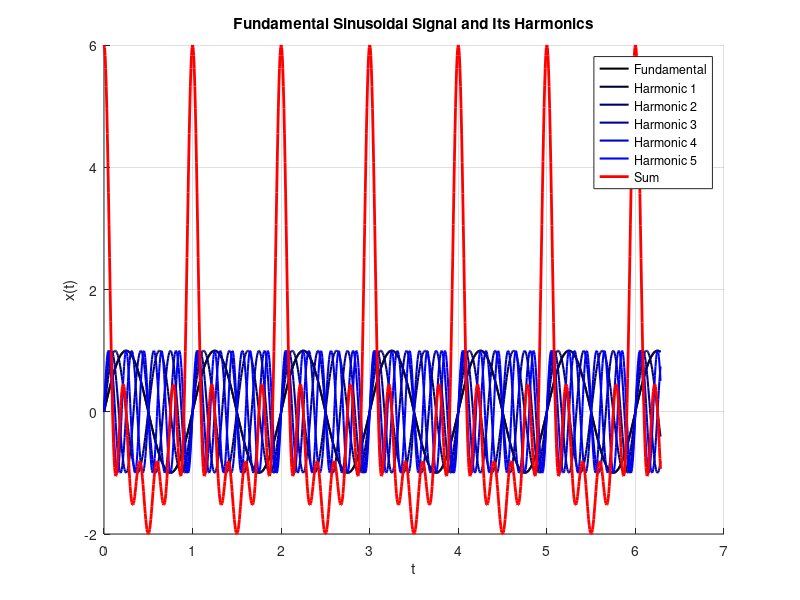

Recreate this plot in MATLAB.
% Parameters
omega_0 = 2*pi; % Fundamental angular frequency
N = 5; % Number of harmonics (up to 5th harmonic)
A = 1; % Amplitude of each harmonic
 
% Time vector
t = linspace(0, 2*pi, 1000); % Adjust time range as needed
 
% Synthesize fundamental sinusoidal signal
x_t = A * cos(omega_0 * t);
 
% Synthesize higher harmonics and add them
for n = 1:N
    x_t = x_t + A * cos(n * omega_0 * t);
end
 
% Plot individual harmonics and their sum
figure;
hold on;
plot(t, A * sin(omega_0 * t), 'k-', 'LineWidth', 1.5); % Fundamental sinusoid
for n = 1:N
    plot(t, A * sin(n * omega_0 * t), 'Color', [0 0 1] * (n/N), 'LineWidth', 1.5); % Higher harmonics
end
plot(t, x_t, 'r-', 'LineWidth', 2); % Sum of all signals
hold off;
 
% Add labels, title, legend, and grid
title('Fundamental Sinusoidal Signal and Its Harmonics');
xlabel('t');
ylabel('x(t)');
legend('Fundamental', 'Harmonic 1', 'Harmonic 2', 'Harmonic 3', 'Harmonic 4', 'Harmonic 5', 'Sum');
grid on;
